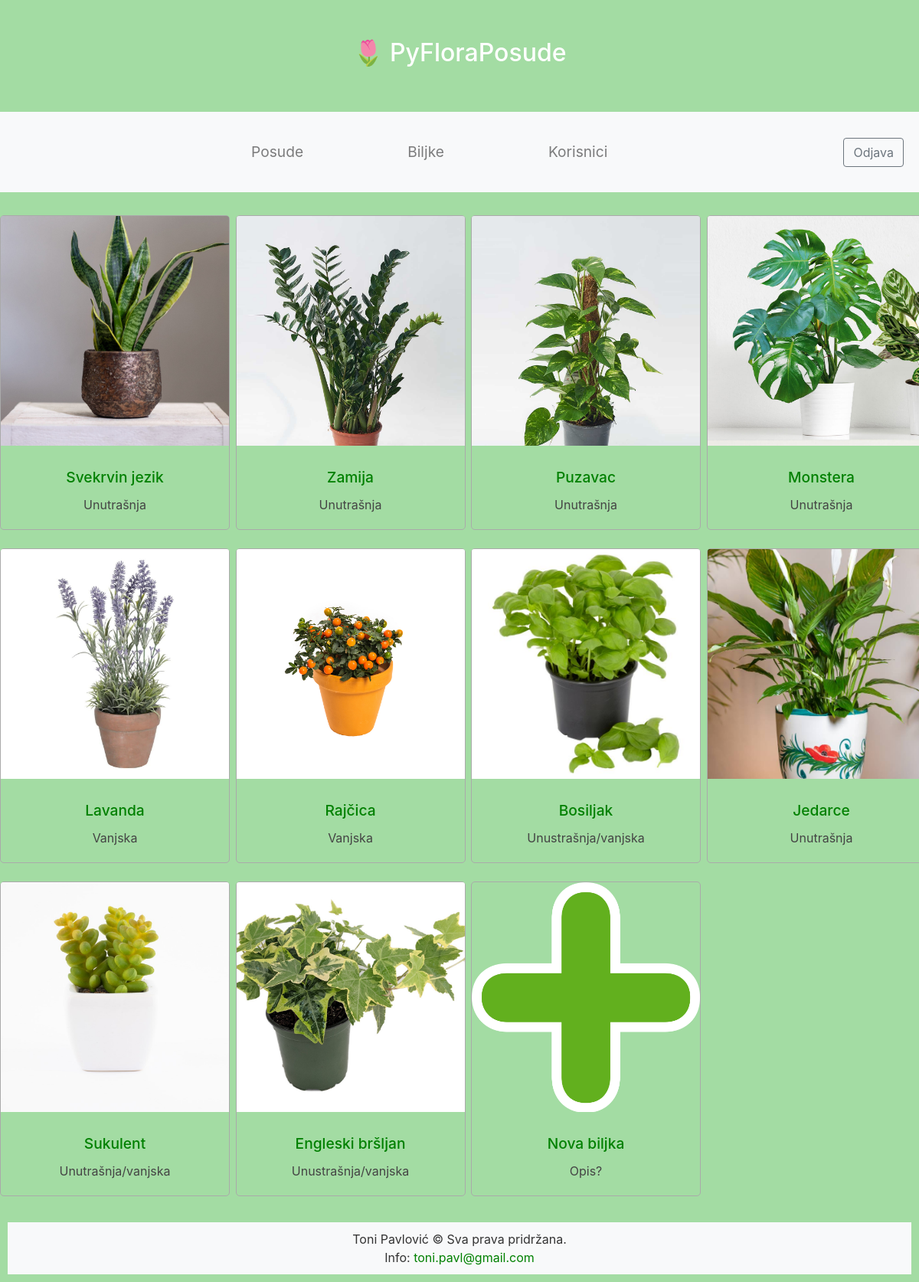
The page /plants (signed in) on the database its author committed.
### database.py (models this page shows)
class Plant(Base):
    __tablename__ = "Plants"
    id = db.Column(db.Integer, primary_key=True)
    name = db.Column(db.String, nullable=False, unique=True)
    type = db.Column(db.String, nullable=False)
    optimal_soil_humidity_min = db.Column(db.Integer, nullable=False)
    optimal_soil_humidity_max = db.Column(db.Integer, nullable=False)
    optimal_light_min = db.Column(db.Integer, nullable=False)
    optimal_light_max = db.Column(db.Integer, nullable=False)
    optimal_soil_ph_min = db.Column(db.Float, nullable=False)
    optimal_soil_ph_max = db.Column(db.Float, nullable=False)
    image = db.Column(db.String, nullable=False)
    pots = relationship("Pot", backref=backref("plant"))

### app.py (the view)
@app.route('/plants')
@login_required
def plants():
    plants = db_session.query(Plant).all()
    return render_template('plants.html', plants=plants)

### app.py (called while the page is built)
@login_manager.user_loader
def load_user(user_id):
    return db_session.query(User).get(user_id)

### templates/plants.html
{% extends "layout.html" %}
{% block menu %}
<nav class="navbar navbar-expand-lg navbar-light bg-light">
    <div class="collapse navbar-collapse" id="navbarNav">
      <ul class="navbar-nav">
        <li class="nav-item">
          <a class="nav-link" href="{{ url_for('pots') }}">Posude</a>
        </li>
        <li class="nav-item">
          <a class="nav-link" href="{{ url_for('plants') }}">Biljke</a>
        </li>
        <li class="nav-item">
          <a class="nav-link" href="{{ url_for('users') }}">Korisnici</a>
        </li>
      </ul>
    </div>
    <div class="navbar-nav ml-auto">
        <form class="form-inline" action="{{ url_for('logout') }}" method="POST">
          <button class="btn btn-outline-secondary my-2 my-sm-0" type="submit">Odjava</button>
        </form>
      </div>
  </nav>
{% endblock %}
{% block content %}
<div class="row">
    {% for plant in plants %}
    <div class="col-md-3 mb-4">
        <div class="card" onclick="window.location='/plant/{{ plant.id }}'">
            <img src="{{ plant.image }}" class="card-img-top" alt="{{ plant.name }}">
            <div class="card-body">
            <h5 class="card-title">{{ plant.name }}</h5>
            <p class="card-text">{{ plant.type }}</p>
            </div>
        </div>
    </div>
    {% endfor %}
    <div class="col-md-3 mb-4">
        <div class="card" onclick="window.location='/plant/new'">
          <img src="/static/add.png" class="card-img-top" alt="Dodaj novu biljku">
          <div class="card-body">
            <h5 class="card-title">Nova biljka</h5>
            <p class="card-text">Opis?</p>
          </div>
        </div>
      </div>
  </div>
{% endblock %}

### static/style.css (style rules this page uses)
body { background-color: #a3dca3; color: #333; }
.row { margin-top: 30px; }
.navbar { display: flex; justify-content: center; align-items: normal; padding: 20px; }
.navbar-collapse { display: flex; justify-content: center; align-items: normal; }
.nav-item { padding: 0 10px; font-size: larger; margin: 10px; margin-left: 50px; margin-right: 50px; }
.card { width: 300px; margin: 0 auto; text-align: center; background-color: #a3dca3; border: 1px solid #aaaaaa; border-radius: 5px; transition: all 0.3s ease-in-out; cursor: pointer; }
.card-img-top { height: 300px; width: 298px; object-fit: cover; }
.card-title { color: #008000; margin-top: 10px; font-size: 1.2rem; }
.card-text { color: #444; font-size: 1rem; }
a { color: #008000; }

### rows shown on the page
Plant: image (picture), name "Svekrvin jezik", type "Unutrašnja"
Plant: image (picture), name "Zamija", type "Unutrašnja"
Plant: image (picture), name "Puzavac", type "Unutrašnja"
Plant: image (picture), name "Monstera", type "Unutrašnja"
Plant: image (picture), name "Lavanda", type "Vanjska"
Plant: image (picture), name "Rajčica", type "Vanjska"
Plant: image (picture), name "Bosiljak", type "Unustrašnja/vanjska"
Plant: image (picture), name "Jedarce", type "Unutrašnja"
Plant: image (picture), name "Sukulent", type "Unutrašnja/vanjska"
Plant: image (picture), name "Engleski bršljan", type "Unustrašnja/vanjska"
